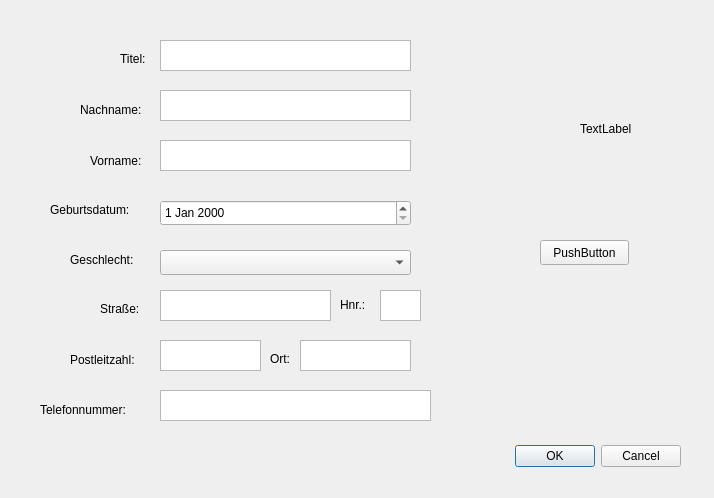
<?xml version="1.0" encoding="UTF-8"?>
<ui version="4.0">
 <class>Verwaltung</class>
 <widget class="QDialog" name="Verwaltung">
  <property name="geometry">
   <rect>
    <x>0</x>
    <y>0</y>
    <width>714</width>
    <height>498</height>
   </rect>
  </property>
  <property name="windowTitle">
   <string>Dialog</string>
  </property>
  <widget class="QDialogButtonBox" name="buttonBox">
   <property name="geometry">
    <rect>
     <x>340</x>
     <y>440</y>
     <width>341</width>
     <height>32</height>
    </rect>
   </property>
   <property name="orientation">
    <enum>Qt::Horizontal</enum>
   </property>
   <property name="standardButtons">
    <set>QDialogButtonBox::Cancel|QDialogButtonBox::Ok</set>
   </property>
  </widget>
  <widget class="QLabel" name="label_2">
   <property name="geometry">
    <rect>
     <x>340</x>
     <y>289</y>
     <width>31</width>
     <height>31</height>
    </rect>
   </property>
   <property name="text">
    <string>Hnr.:</string>
   </property>
  </widget>
  <widget class="QTextEdit" name="titel_textEdit">
   <property name="geometry">
    <rect>
     <x>160</x>
     <y>40</y>
     <width>251</width>
     <height>31</height>
    </rect>
   </property>
  </widget>
  <widget class="QLabel" name="label">
   <property name="geometry">
    <rect>
     <x>120</x>
     <y>50</y>
     <width>67</width>
     <height>17</height>
    </rect>
   </property>
   <property name="text">
    <string>Titel:</string>
   </property>
  </widget>
  <widget class="QLabel" name="label_4">
   <property name="geometry">
    <rect>
     <x>270</x>
     <y>350</y>
     <width>31</width>
     <height>17</height>
    </rect>
   </property>
   <property name="text">
    <string>Ort:</string>
   </property>
  </widget>
  <widget class="QTextEdit" name="plz_textEdit">
   <property name="geometry">
    <rect>
     <x>160</x>
     <y>340</y>
     <width>101</width>
     <height>31</height>
    </rect>
   </property>
  </widget>
  <widget class="QLabel" name="label_8">
   <property name="geometry">
    <rect>
     <x>100</x>
     <y>300</y>
     <width>67</width>
     <height>17</height>
    </rect>
   </property>
   <property name="text">
    <string>Straße:</string>
   </property>
  </widget>
  <widget class="QLabel" name="label_7">
   <property name="geometry">
    <rect>
     <x>70</x>
     <y>250</y>
     <width>81</width>
     <height>20</height>
    </rect>
   </property>
   <property name="text">
    <string>Geschlecht:</string>
   </property>
  </widget>
  <widget class="QTextEdit" name="ort_textEdit">
   <property name="geometry">
    <rect>
     <x>300</x>
     <y>340</y>
     <width>111</width>
     <height>31</height>
    </rect>
   </property>
  </widget>
  <widget class="QDateEdit" name="geb_dateEdit">
   <property name="geometry">
    <rect>
     <x>160</x>
     <y>200</y>
     <width>251</width>
     <height>26</height>
    </rect>
   </property>
  </widget>
  <widget class="QLabel" name="label_6">
   <property name="geometry">
    <rect>
     <x>50</x>
     <y>200</y>
     <width>111</width>
     <height>20</height>
    </rect>
   </property>
   <property name="text">
    <string>Geburtsdatum:</string>
   </property>
  </widget>
  <widget class="QLabel" name="label_3">
   <property name="geometry">
    <rect>
     <x>80</x>
     <y>100</y>
     <width>81</width>
     <height>20</height>
    </rect>
   </property>
   <property name="text">
    <string>Nachname:</string>
   </property>
  </widget>
  <widget class="QTextEdit" name="tel_nr_textEdit">
   <property name="geometry">
    <rect>
     <x>160</x>
     <y>390</y>
     <width>271</width>
     <height>31</height>
    </rect>
   </property>
  </widget>
  <widget class="QLabel" name="label_9">
   <property name="geometry">
    <rect>
     <x>70</x>
     <y>350</y>
     <width>91</width>
     <height>20</height>
    </rect>
   </property>
   <property name="text">
    <string>Postleitzahl:</string>
   </property>
  </widget>
  <widget class="QTextEdit" name="nachname_textEdit">
   <property name="geometry">
    <rect>
     <x>160</x>
     <y>90</y>
     <width>251</width>
     <height>31</height>
    </rect>
   </property>
  </widget>
  <widget class="QLabel" name="label_10">
   <property name="geometry">
    <rect>
     <x>40</x>
     <y>400</y>
     <width>121</width>
     <height>20</height>
    </rect>
   </property>
   <property name="text">
    <string>Telefonnummer:</string>
   </property>
  </widget>
  <widget class="QTextEdit" name="vorname_textEdit">
   <property name="geometry">
    <rect>
     <x>160</x>
     <y>140</y>
     <width>251</width>
     <height>31</height>
    </rect>
   </property>
  </widget>
  <widget class="QLabel" name="label_5">
   <property name="geometry">
    <rect>
     <x>90</x>
     <y>150</y>
     <width>67</width>
     <height>21</height>
    </rect>
   </property>
   <property name="text">
    <string>Vorname:</string>
   </property>
  </widget>
  <widget class="QTextEdit" name="strasse_textEdit">
   <property name="geometry">
    <rect>
     <x>160</x>
     <y>290</y>
     <width>171</width>
     <height>31</height>
    </rect>
   </property>
  </widget>
  <widget class="QTextEdit" name="hnr_textEdit">
   <property name="geometry">
    <rect>
     <x>380</x>
     <y>290</y>
     <width>41</width>
     <height>31</height>
    </rect>
   </property>
  </widget>
  <widget class="QComboBox" name="geschlecht_comboBox">
   <property name="geometry">
    <rect>
     <x>160</x>
     <y>250</y>
     <width>251</width>
     <height>25</height>
    </rect>
   </property>
  </widget>
  <widget class="QLabel" name="kontrollausgabe">
   <property name="geometry">
    <rect>
     <x>580</x>
     <y>120</y>
     <width>67</width>
     <height>17</height>
    </rect>
   </property>
   <property name="text">
    <string>TextLabel</string>
   </property>
  </widget>
  <widget class="QPushButton" name="pushButton">
   <property name="geometry">
    <rect>
     <x>540</x>
     <y>240</y>
     <width>89</width>
     <height>25</height>
    </rect>
   </property>
   <property name="text">
    <string>PushButton</string>
   </property>
  </widget>
 </widget>
 <resources/>
 <connections>
  <connection>
   <sender>buttonBox</sender>
   <signal>accepted()</signal>
   <receiver>Verwaltung</receiver>
   <slot>accept()</slot>
   <hints>
    <hint type="sourcelabel">
     <x>248</x>
     <y>254</y>
    </hint>
    <hint type="destinationlabel">
     <x>157</x>
     <y>274</y>
    </hint>
   </hints>
  </connection>
  <connection>
   <sender>buttonBox</sender>
   <signal>rejected()</signal>
   <receiver>Verwaltung</receiver>
   <slot>reject()</slot>
   <hints>
    <hint type="sourcelabel">
     <x>316</x>
     <y>260</y>
    </hint>
    <hint type="destinationlabel">
     <x>286</x>
     <y>274</y>
    </hint>
   </hints>
  </connection>
 </connections>
</ui>
